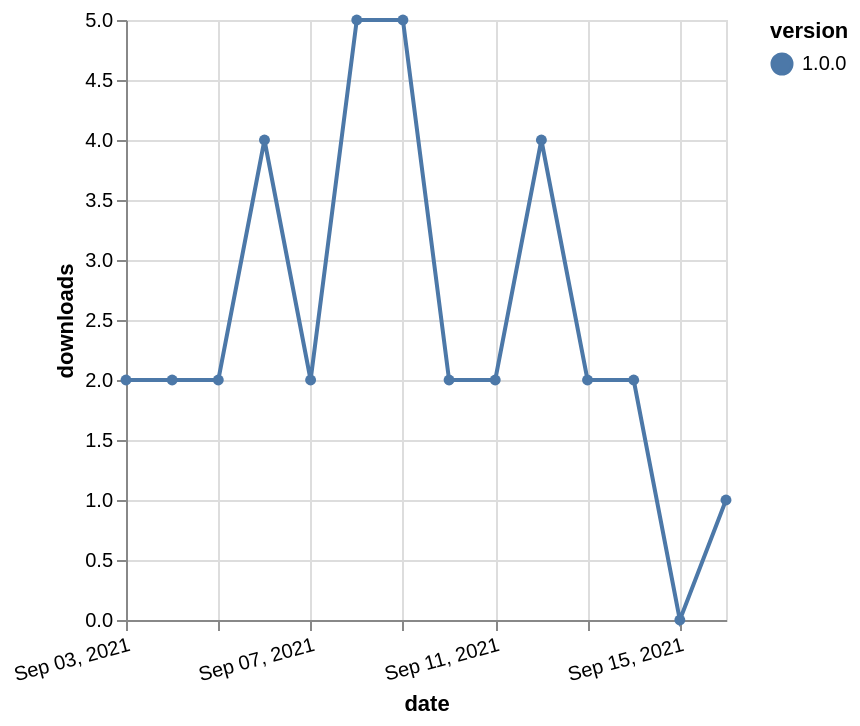

Specify this chart in Vega-Lite:
### Vega-Lite specification from a JSON file in a GitHub repository (floating-point values rounded to 4 significant figures)
{"$schema": "https://vega.github.io/schema/vega-lite/v5.json", "description": "A simple bar chart with embedded data.", "data": {"values": [{"date": "2021-09-03", "total": 3132, "delta": 2, "version": "1.0.0"}, {"date": "2021-09-04", "total": 3134, "delta": 2, "version": "1.0.0"}, {"date": "2021-09-05", "total": 3136, "delta": 2, "version": "1.0.0"}, {"date": "2021-09-06", "total": 3140, "delta": 4, "version": "1.0.0"}, {"date": "2021-09-07", "total": 3142, "delta": 2, "version": "1.0.0"}, {"date": "2021-09-08", "total": 3147, "delta": 5, "version": "1.0.0"}, {"date": "2021-09-09", "total": 3152, "delta": 5, "version": "1.0.0"}, {"date": "2021-09-10", "total": 3154, "delta": 2, "version": "1.0.0"}, {"date": "2021-09-11", "total": 3156, "delta": 2, "version": "1.0.0"}, {"date": "2021-09-12", "total": 3160, "delta": 4, "version": "1.0.0"}, {"date": "2021-09-13", "total": 3162, "delta": 2, "version": "1.0.0"}, {"date": "2021-09-14", "total": 3164, "delta": 2, "version": "1.0.0"}, {"date": "2021-09-15", "total": 3164, "delta": 0, "version": "1.0.0"}, {"date": "2021-09-16", "total": 3165, "delta": 1, "version": "1.0.0"}]}, "width": "container", "mark": {"type": "line", "point": {"filled": true}}, "encoding": {"x": {"field": "date", "type": "temporal", "timeUnit": "yearmonthdate", "title": "date", "axis": {"labelAngle": -15}}, "y": {"field": "delta", "type": "quantitative", "title": "downloads"}, "color": {"field": "version", "type": "nominal"}, "tooltip": {"field": "delta"}}}
